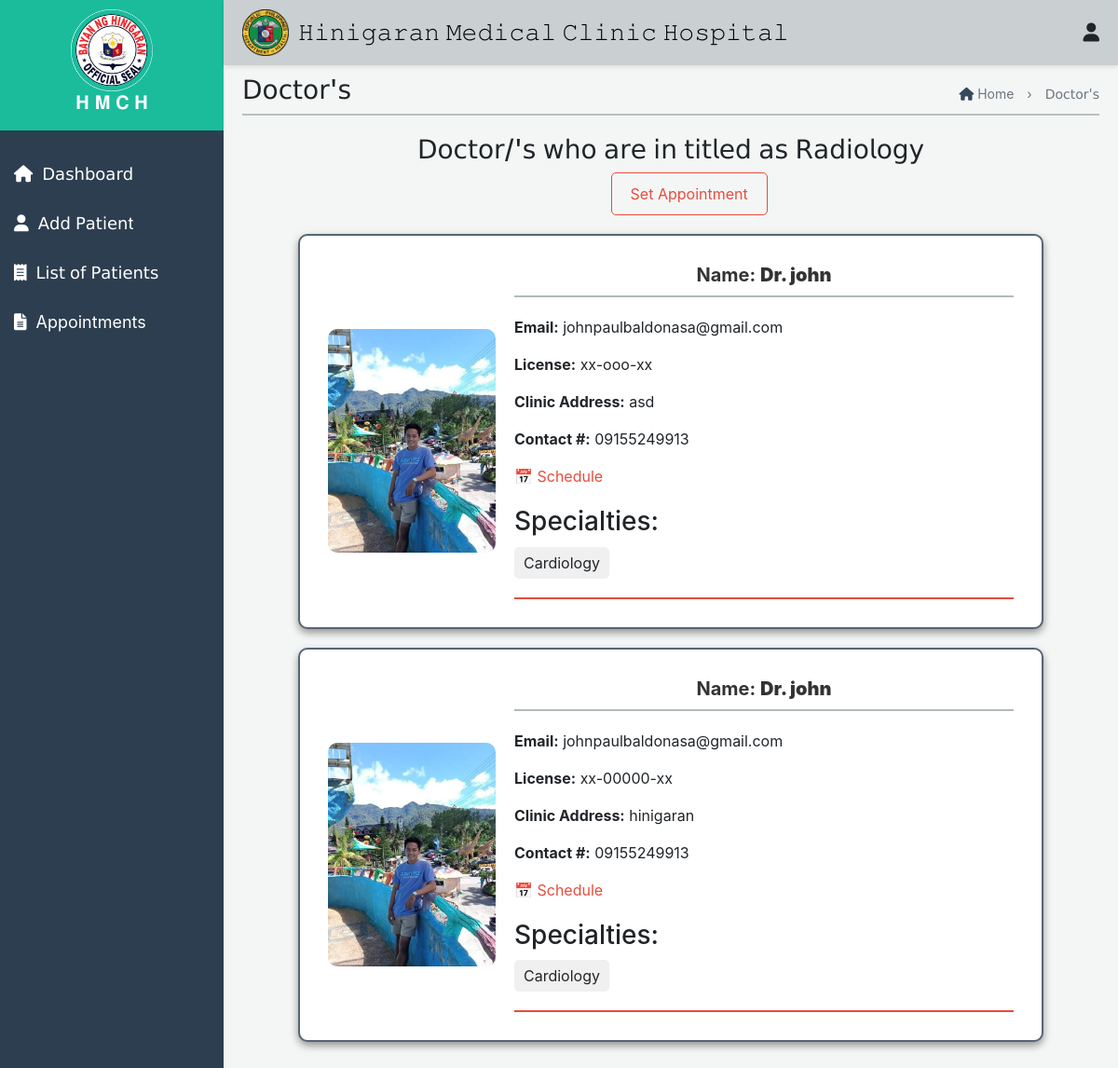
Page /patient/Radiology.php on the committed database.
### tables this page shows
CREATE TABLE `doctors` (
  `doctor_id` int(11) NOT NULL,
  `name` varchar(100) NOT NULL,
  `password` varchar(255) NOT NULL,
  `license` varchar(20) NOT NULL,
  `image` varchar(255) DEFAULT NULL,
  `email` varchar(100) NOT NULL,
  `clinic_address` varchar(255) DEFAULT NULL,
  `contact_number` varchar(20) DEFAULT NULL,
  `specialties` varchar(255) DEFAULT NULL,
  `username` varchar(100) NOT NULL
);

### patient/Radiology.php (the view, shortened to what this page needs)
<!DOCTYPE html>
<html lang="en">
<head>
    <link rel="stylesheet" href="outpatient.css">
    <link href="https://maxcdn.bootstrapcdn.com/bootstrap/4.5.2/css/bootstrap.min.css" rel="stylesheet">
    <link href="https://cdnjs.cloudflare.com/ajax/libs/font-awesome/5.15.4/css/all.min.css" rel="stylesheet">
</head>
<body>
    <div class="top-nav">
    <div class="icon-container">
        <img src="img/Hinigaran.png" alt="Logo">
        <h1>𝙷𝚒𝚗𝚒𝚐𝚊𝚛𝚊𝚗 𝙼𝚎𝚍𝚒𝚌𝚊𝚕 𝙲𝚕𝚒𝚗𝚒𝚌 𝙷𝚘𝚜𝚙𝚒𝚝𝚊𝚕</h1>
    </div>
    <div class="icon-group">
        <div class="user-icon" onclick="toggleUserMenu(event)">
            <i class="fas fa-user"></i>
        </div>
    </div>
</div>
    <div id="mySidenav" class="side-nav">
        <div class="logo-container">
           <img src="img/hini.png" alt="Logo" style="width: 40%;">
            <h2>𝐇 𝐌 𝐂 𝐇</h2>
        </div>
        <a class="nav-link" href="PatientDashboard.php">
            <div class="sb-nav-link-content">
                <div class="sb-nav-link-icon"><i class="fas fa-home"></i></div>
                <span>𝖣𝖺𝗌𝗁𝖻𝗈𝖺𝗋𝖽</span>
            </div>
        </a>
        <a class="nav-link" href="OutpatientAdd.php">
            <div class="sb-nav-link-content">
                <div class="sb-nav-link-icon"><i class="fas fa-user"></i></div>
                <span>𝖠𝖽𝖽 𝖯𝖺𝗍𝗂𝖾𝗇t</span>
            </div>
        </a>
        <a class="nav-link" href="OutpatientList.php">
            <div class="sb-nav-link-content">
                <div class="sb-nav-link-icon"><i class="fas fa-receipt"></i></div>
                <span>𝖫𝗂𝗌𝗍 𝗈𝖿 𝖯𝖺𝗍𝗂𝖾𝗇𝗍𝗌</span>
            </div>
        </a>
        <a class="nav-link" href="Appointments.php">
            <div class="sb-nav-link-content">
                <div class="sb-nav-link-icon"><i class="fas fa-file-alt report-icon" title="Generate Report"></i></div>
                <span>Appointments</span>
            </div>
        </a>
    </div>
    <div id="mainContent" class="main-content">
       <div class="header-container">
    <h3>𝖣𝗈𝖼𝗍𝗈𝗋'𝗌</h3>
<div class="haha">
    <p style="text-align: center;">
        <a href="InventoryDashboard1.php" style="text-decoration: none; color: inherit;">
            <i class="fas fa-home" style="color: #34495e;"></i> Home
        </a>
        <span style="margin: 0 10px;">›</span>
        𝖣𝗈𝖼𝗍𝗈𝗋'𝗌
    </p>
</div>
</div>
<div class="first1" style="opacity: 0.9; border-top: 2px solid #b2babb; margin-top: -20px;"></div>
</div>
<div id="mainContent" class="main-content" style="margin-top: -80px;">
    <h3 style="text-align: center;">𝖣𝗈𝖼𝗍𝗈𝗋/'𝗌 𝗐𝗁𝗈 𝖺𝗋𝖾 𝗂𝗇 𝗍𝗂𝗍𝗅𝖾𝖽 𝖺𝗌 𝖱𝖺𝖽𝗂𝗈𝗅𝗈𝗀𝗒</h3>
    <div style="flex-shrink: 0;">
    <button onclick="openModal()" style="background-color: transparent; border: 1px solid #e74c3c; color: #e74c3c; padding: 10px 20px; border-radius: 5px; cursor: pointer; margin-left: 43%;">
        Set Appointment
    </button>
</div>
<?php
$host = 'localhost';
$username = 'root';
$password = '';
$database = 'database';
$con = mysqli_connect($host, $username, $password, $database);
$query = "SELECT doctor_id, name, email, clinic_address, contact_number, image, license, specialties FROM doctors WHERE specialties LIKE '%Cardiology%'";
$result = mysqli_query($con, $query);
$doctor_specialties = [];
while ($doctor = mysqli_fetch_assoc($result)) {
    $doctor_specialties[] = $doctor;
}
?>
<?php foreach ($doctor_specialties as $doctor): ?>
    <div class="form-container" style="display: flex; align-items: center; margin-bottom: 20px; width: 800px;">
        <div style="width: 120px; height: 120px; margin-right: 20px;">
            <?php if (!empty($doctor['image'])): ?>
                <img src="<?= htmlspecialchars($doctor['image']) ?>" alt="Dr. <?= htmlspecialchars($doctor['name']) ?>" style="width: 150%; height: 200%; object-fit: cover; border-radius: 10px; margin-top: -50px;">
            <?php else: ?>
                <div style="width: 100%; height: 100%; background-color: #e0e0e0; display: flex; align-items: center; justify-content: center; border-radius: 10px;">
                    <span>No Image</span>
                </div>
            <?php endif; ?>
        </div>
        <div style="flex-grow: 1; margin-left: 60px;">
            <h2 style="font-size: 20px; color: #333;">Name: <strong>Dr. <?= htmlspecialchars($doctor['name']) ?></strong></h2>
            <p><strong>Email:</strong> <?= htmlspecialchars($doctor['email']) ?></p>
            <p><strong>License:</strong> <?= htmlspecialchars($doctor['license']) ?></p>
            <p><strong>Clinic Address:</strong> <?= htmlspecialchars($doctor['clinic_address']) ?></p>
            <p><strong>Contact #:</strong> <?= htmlspecialchars($doctor['contact_number']) ?></p>
            <p><span style="color: #e74c3c;">&#128197;</span> <a href="#" id="scheduleLink" style="color: #e74c3c; text-decoration: none;">Schedule</a></p>
            <div style="margin-top: 20px;">
                <h3 style="margin-bottom: 10px;">Specialties:</h3>
                <div style="display: flex; gap: 10px;">
                    <?php
                    $specialties = explode(',', $doctor['specialties']);
                    foreach ($specialties as $specialty) {
                        echo '<span style="background-color: #f0f0f0; padding: 5px 10px; border-radius: 5px;">' . htmlspecialchars(trim($specialty)) . '</span>';
                    }
                    ?>
                </div>
                <div style="margin-top: 20px; border-top: 2px solid #e74c3c;"></div>
            </div>
        </div>
    </div>
<?php endforeach; ?>
                    </div>
    <link rel="stylesheet" href="https://cdnjs.cloudflare.com/ajax/libs/font-awesome/6.0.0-beta3/css/all.min.css">
</body>
</html>

### patient/outpatient.css (style rules this page uses)
* { margin: 0; padding: 0; box-sizing: border-box; }
body { font-family: Arial, sans-serif; background-color: #f4f6f6; }
.top-nav { display: flex; justify-content: space-between; align-items: center; padding: 10px 20px; box-shadow: 0 2px 5px rgba(0, 0, 0, 0.1); }
.icon-container { position: relative; margin-right: 2%; display: flex; gap: 20px; }
.notification-icon, .user-icon { cursor: pointer; font-size: 24px; }
.side-nav { height: 100%; width: 230px; background-color: #34495e; color: white; position: fixed; top: 0; left: 0; overflow-x: hidden; padding-top: 60px; transition: 0.3s; display: flex; flex-direction: column; }
.main-content { margin-left: 230px; padding: 20px; transition: 0.3s; }
.nav-link { display: flex; align-items: center; padding: 10px 15px; text-decoration: none; color: white; transition: 0.3s; justify-content: space-between; }
.sb-nav-link-content { display: flex; align-items: center; flex: 1; }
.sb-nav-link-icon { margin-right: 10px; }
.top-nav { position: fixed; top: 0; left: 240px; right: 0; background-color: #d0d3d4; padding: 10px; z-index: 1000; }
.top-nav h1 { color: #fff; margin: 0; }
.side-nav { height: 100%; width: 240px; position: fixed; z-index: 1; top: 0; left: 0; background-color: #2c3e50; padding-top: 0; transition: 0.3s; overflow-y: auto; }
.side-nav a { padding: 13px 15px; text-decoration: none; font-size: 18px; color: #fff; display: block; transition: 0.3s; }
.logo-container { text-align: center; margin-bottom: 20px; background-color: #1abc9c; padding: 10px; }
.logo-container img { width: 30%; height: auto; }
.logo-container h2 { color: #ffffff; font-size: 20px; transition: font-size 0.3s; }
.main-content { margin-left: 240px; padding: 80px 20px 20px; transition: margin-left 0.3s; }
.header-container { display: flex; justify-content: space-between; align-items: center; margin-bottom: 20px; }
.haha { text-align: right; }
.haha p { margin: 0; font-size: 14px; color: #6c757d; }
.form-container { display: flex; justify-content: center; margin: 1px auto; padding: 20px; background-color: #e5e7e9; border: 1px solid #ccc; border-radius: 8px; max-width: 700px; }
.top-nav { display: flex; justify-content: space-between; align-items: center; padding: 10px 20px; background-color: #cacfd2; box-shadow: 0 2px 5px rgba(0, 0, 0, 0.1); }
.icon-container { display: flex; align-items: center; }
.icon-container img { width: 50px; height: auto; margin-right: -10px; }
.icon-container h1 { font-size: 24px; color: black; margin: 0; }
.icon-group { display: flex; margin-left: auto; align-items: center; }
.notification-icon, .user-icon { margin-left: 20px; cursor: pointer; font-size: 20px; }
.form-container { border: 2px solid #566573; padding: 20px; border-radius: 5px; max-width: 95%; margin: 0 auto; border-radius: 10px; }

### patient/Radiology.php (style rules this page uses)
body { background-color: #f4f6f6; }
.form-container { background-color: #ffffff; border-radius: 10px; box-shadow: 0px 4px 8px rgba(0, 0, 0, 0.4); padding: 30px; max-width: 100%; margin: auto; margin-top: 20px; }
.form-container h2 { font-size: 1.8em; font-weight: bold; color: #2c3e50; margin-bottom: 20px; text-align: center; border-bottom: 2px solid #b2babb; padding-bottom: 10px; }

### rows in the picture
doctors: image (picture), name "john", email "johnpaulbaldonasa@gmail.com", license "xx-ooo-xx", clinic_address "asd", contact_number "09155249913", specialties "Cardiology"
doctors: image (picture), name "john", email "johnpaulbaldonasa@gmail.com", license "xx-00000-xx", clinic_address "hinigaran", contact_number "09155249913", specialties "Cardiology"
